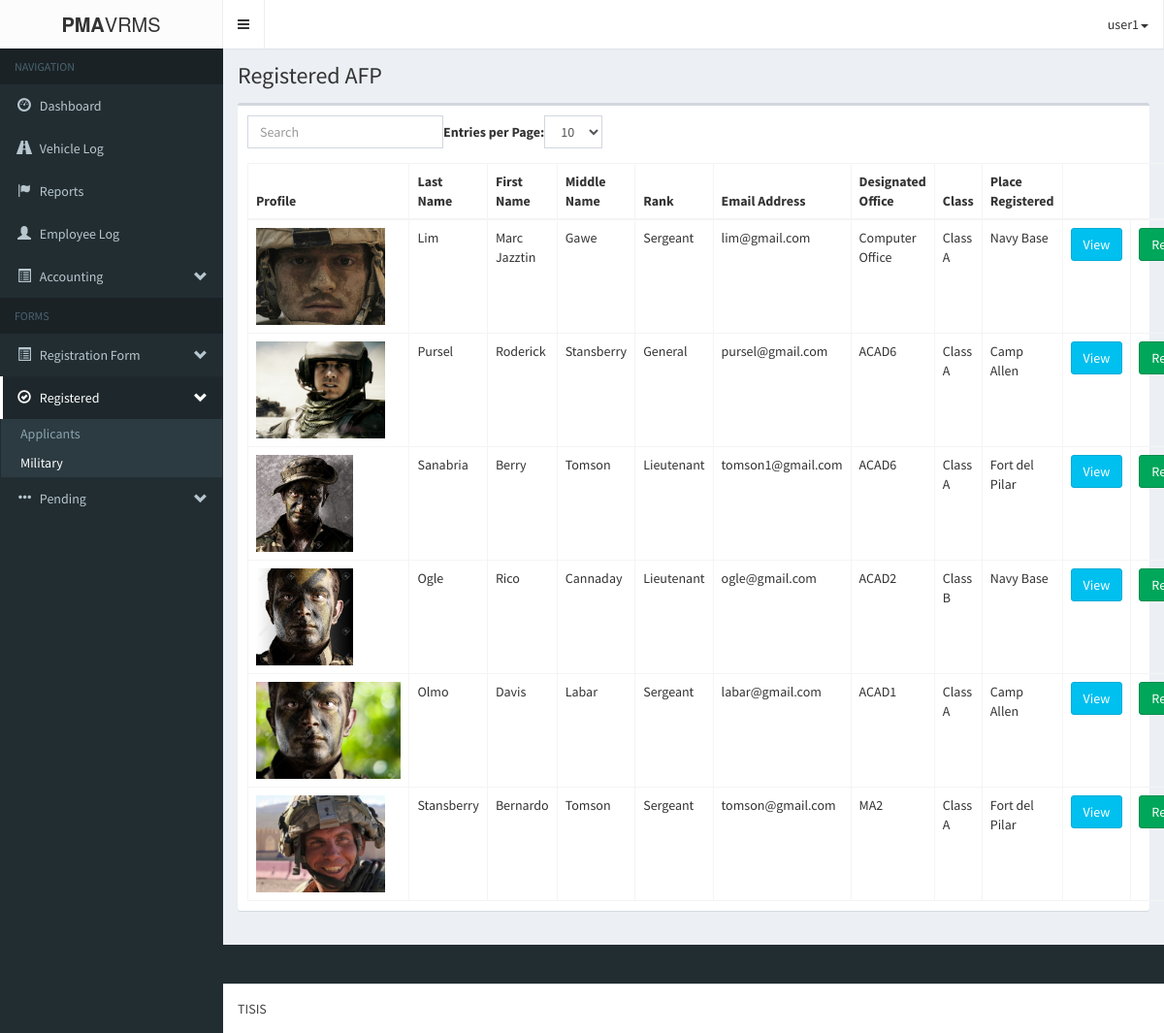
Page /pma-vrmsAdmin/registeredAFP.php (signed in) on the committed database.
### tables this page shows
CREATE TABLE IF NOT EXISTS `form2_militarypd` (
  `m_militaryId` int(11) NOT NULL AUTO_INCREMENT,
  `m_profile` varchar(255) NOT NULL,
  `m_lastname` varchar(60) NOT NULL,
  `m_firstname` varchar(60) NOT NULL,
  `m_middlename` varchar(60) NOT NULL,
  `m_rank` varchar(60) NOT NULL,
  `m_brSvc` varchar(60) NOT NULL,
  `m_afpsn` varchar(60) NOT NULL,
  `m_residenceAddress` varchar(60) NOT NULL,
  `m_residenceTelNo` varchar(60) NOT NULL,
  `m_emailAddress` varchar(60) NOT NULL,
  `m_mobileNo` varchar(60) NOT NULL,
  `m_designatedOffice` varchar(60) NOT NULL,
  `m_officeTelNo` varchar(60) NOT NULL,
  `m_officeAddress` varchar(60) NOT NULL,
  `m_retirementDate` varchar(60) NOT NULL,
  `m_class` varchar(10) NOT NULL,
  `m_submitted_requirements` varchar(255) NOT NULL,
  `m_status` varchar(255) NOT NULL,
  `m_dateRegistered` datetime NOT NULL,
  `m_placeRegistered` varchar(65) NOT NULL,
  `m_vehicle_id` int(11) NOT NULL,
  `m_renew_status` int(11) NOT NULL,
  PRIMARY KEY (`m_militaryId`)
);

### pma-vrmsAdmin/login/session.php (called while the page is built, shortened)
<?php
	$dbc = mysqli_connect('localhost', 'root', '', 'pma-vrms');
	$user_check = $_SESSION['login_user'];
	$query = "SELECT username from admin_users
				WHERE username='$user_check'";
	$result = mysqli_query($dbc, $query)
				or die('Error querying database.');
	$row = mysqli_fetch_assoc($result);
	$login_session = $row['username'];
?>

### pma-vrmsAdmin/logic/registered_military_logic.php (called while the page is built, shortened)
<?php
	require_once('db/database.php');
	$database = new Database();
	$query = "SELECT form2_militarypd.*, vehicle_information.* FROM form2_militarypd JOIN vehicle_information ON form2_militarypd.m_vehicle_id=vehicle_information.vehicleId WHERE form2_militarypd.m_status='registered' AND form2_militarypd.m_renew_status = '1' ORDER BY m_dateRegistered DESC";
	$database->execute($query);
	$militarys = array();
?>

### pma-vrmsAdmin/db/database.php (called while the page is built, shortened)
<?php
	class Database{
		private $database;
		private function connect(){
			$host			= 'localhost';
			$username		= 'root';
			$password		= '';
			$database_name	= 'pma-vrms';
			$port			= 3306;
			$this->database = mysqli_connect($host, $username, $password, $database_name, $port);
		}
		public function execute($query){
			$this->result = mysqli_query($this->database, $query) OR die(mysqli_error($this->database));
		}
	}
?>

### pma-vrmsAdmin/registeredAFP.php (the view, shortened to what this page needs)
<?php
	include('login/session.php');
?>
<!DOCTYPE html>
<html>
<head>
	<link rel="stylesheet" href="bootstrap/css/bootstrap.min.css">
    <link rel="stylesheet" href="fonts/font-awesome.min.css">
    <link rel="stylesheet" href="css/style-main.min.css">
    <link rel="stylesheet" href="css/skin.min.css">
</head>
    <?php include('logic/registered_military_logic.php'); ?>
    <body class="hold-transition skin-black sidebar-mini">
    <div class="wrapper">
      <header class="main-header">
        <div class="logo">
          <span class="logo-lg"><b>PMA</b>VRMS</span>
        </div>
        <nav class="navbar navbar-static-top" role="navigation">
          <a href="#" class="sidebar-toggle" data-toggle="offcanvas" role="button">
          </a>
            <ul class="nav navbar-nav pull-right">
			<li class="drop-down">
				<a class="drop-down toggle" data-toggle="dropdown" href=""><?php echo $login_session; ?><span class="caret"></span></a>
			</li>
		</ul>
        </nav>
      </header>
      <aside class="main-sidebar">
        <section class="sidebar">
          <ul class="sidebar-menu">
            <li class="header">NAVIGATION</li>
            <li class=""><a href="index.php"><i class="glyphicon glyphicon-dashboard"></i> <span>Dashboard</span></a></li>
            <li><a href="vehicleLog.php"><i class="glyphicon glyphicon-road"></i> <span>Vehicle Log</span></a></li>
            <li><a href="reports.php"><i class="glyphicon glyphicon-flag"></i> <span>Reports</span></a></li>
            <li><a href="login/logbook_page.php"><i class="glyphicon glyphicon-user"></i> <span>Employee Log</span></a></li>
            <li class="treeview">
              <a href="#"><i class="glyphicon glyphicon-list-alt"></i> <span>Accounting</span> <i class="glyphicon glyphicon-chevron-down pull-right"></i></a>
            </li>
            <li class="header">FORMS</li>
            <li class="treeview">
              <a href="#"><i class="glyphicon glyphicon-list-alt"></i> <span>Registration Form</span> <i class="glyphicon glyphicon-chevron-down pull-right"></i></a>
            </li>
            <li class="treeview active">
              <a href="#"><i class="glyphicon glyphicon-ok-circle"></i> <span>Registered</span> <i class="glyphicon glyphicon-chevron-down pull-right"></i></a>
              <ul class="treeview-menu">
                <li><a href="registeredApplicant.php">Applicants</a></li>
                <li class="active"><a href="registeredAFP.php">Military</a></li>
              </ul>
            </li>
            <li class="treeview">
              <a href="#"><i class="glyphicon glyphicon-option-horizontal"></i> <span>Pending</span> <i class="glyphicon glyphicon-chevron-down pull-right"></i></a>
            </li>
          </ul>
        </section>
      </aside>
      <div class="content-wrapper">
        <section class="content-header">
          <h1>
            Registered AFP
          </h1>
        </section>
        <section class="content">
        <div class="'container">
			<div class="row">
				<div class="col-md-12">
                    <div class="box">
                        <div class="box-body">
                            <table class="table table-bordered table-hover" id="bootstrap-table">
                                <thead>
                                    <th>Profile</th>
                                    <th>Last Name</th>
                                    <th>First Name</th>
                                    <th>Middle Name</th>
                                    <th>Rank</th>
                                    <th>Email Address</th>
                                    <th>Designated Office</th>
                                    <th>Class</th>
                                    <th>Place Registered</th>
                                    <th colspan=4 style="text-align:center">Options</th>
                                </thead>
                                <tbody>
                                    <?php
                                        foreach ($militarys as $key => $military) {
                                            echo <<<DATA
                                                <tr id='military_$key'>
                                                    <td><img src='img/profile/military/$military[m_profile]' height='100px;'></td>
                                                    <td>$military[m_lastname]</td>
                                                    <td>$military[m_firstname]</td>
                                                    <td>$military[m_middlename]</td>
                                                    <td>$military[m_rank]</td>
                                                    <td style='display:none'>$military[m_brSvc]</td>
                                                    <td style='display:none'>$military[m_afpsn]</td>
                                                    <td style='display:none'>$military[m_residenceAddress]</td>
                                                    <td style='display:none'>$military[m_residenceTelNo]</td>
                                                    <td>$military[m_emailAddress]</td>
                                                    <td style='display:none'>$military[m_mobileNo]</td>
                                                    <td>$military[m_designatedOffice]</td>
                                                    <td style='display:none'>$military[m_officeTelNo]</td>
                                                    <td style='display:none'>$military[m_officeAddress]</td>
                                                    <td style='display:none'>$military[m_retirementDate]</td>
                                                    <td>$military[m_class]</td>
                                                    <td>$military[m_placeRegistered]</td>
                                                    <td style='display:none'>$military[wheels]</td>
                                                    <td style='display:none'>$military[vehicleMake]</td>
                                                    <td style='display:none'>$military[plateNo]</td>
                                                    <td style='display:none'>$military[yearModel]</td>
                                                    <td style='display:none'>$military[color]</td>
                                                    <td style='display:none'>$military[motorNo]</td>
                                                    <td style='display:none'>$military[chassisNo]</td>
                                                    <td style='display:none'>$military[stickerNo]</td>
                                                    <td><button class="btn btn-info" data-toggle='modal' data-target='#view_form2' onclick="view_form2($key, 'img/profile/military/$military[m_profile]')">View</button></td>
                                                    <td><button class="btn btn-success" data-toggle='modal' data-target='#renew_military' onclick='renew_military($military[m_militaryId])'>Renew</button></td>
                                                    <td><button class="btn btn-warning" data-toggle='modal' data-target='#edit_form2' onclick='edit_form2($key)'>Edit</button></td>
                                                    <td><button class="btn btn-danger" data-toggle='modal' data-target='#delete_form2' onclick='delete_form2($key)'>Delete</button></td>
                                                </tr>
DATA;
                                        }
                                    ?>
                                </tbody>
                            </table>
                        </div>
                    </div>
                </div>
			</div>
		</div>
		<?php
			require_once('modals/view_form2.php');
			require_once('modals/edit_form2.php');
		?>
        <br/><br/>
      <footer class="main-footer">
        TISIS
      </footer>
</body>
</html>

### rows in the picture
form2_militarypd: m_profile (picture), m_lastname "Lim", m_firstname "Marc Jazztin", m_middlename "Gawe", m_rank "Sergeant", m_emailAddress "lim@gmail.com", m_designatedOffice "Computer Office", m_class "Class A", m_placeRegistered "Navy Base"
form2_militarypd: m_profile (picture), m_lastname "Pursel", m_firstname "Roderick", m_middlename "Stansberry", m_rank "General", m_emailAddress "pursel@gmail.com", m_designatedOffice "ACAD6", m_class "Class A", m_placeRegistered "Camp Allen"
form2_militarypd: m_profile (picture), m_lastname "Sanabria", m_firstname "Berry", m_middlename "Tomson", m_rank "Lieutenant", m_emailAddress "tomson1@gmail.com", m_designatedOffice "ACAD6", m_class "Class A", m_placeRegistered "Fort del Pilar"
form2_militarypd: m_profile (picture), m_lastname "Ogle", m_firstname "Rico", m_middlename "Cannaday", m_rank "Lieutenant", m_emailAddress "ogle@gmail.com", m_designatedOffice "ACAD2", m_class "Class B", m_placeRegistered "Navy Base"
form2_militarypd: m_profile (picture), m_lastname "Olmo", m_firstname "Davis", m_middlename "Labar", m_rank "Sergeant", m_emailAddress "labar@gmail.com", m_designatedOffice "ACAD1", m_class "Class A", m_placeRegistered "Camp Allen"
form2_militarypd: m_profile (picture), m_lastname "Stansberry", m_firstname "Bernardo", m_middlename "Tomson", m_rank "Sergeant", m_emailAddress "tomson@gmail.com", m_designatedOffice "MA2", m_class "Class A", m_placeRegistered "Fort del Pilar"

### other values in the picture
$login_session "user1"
